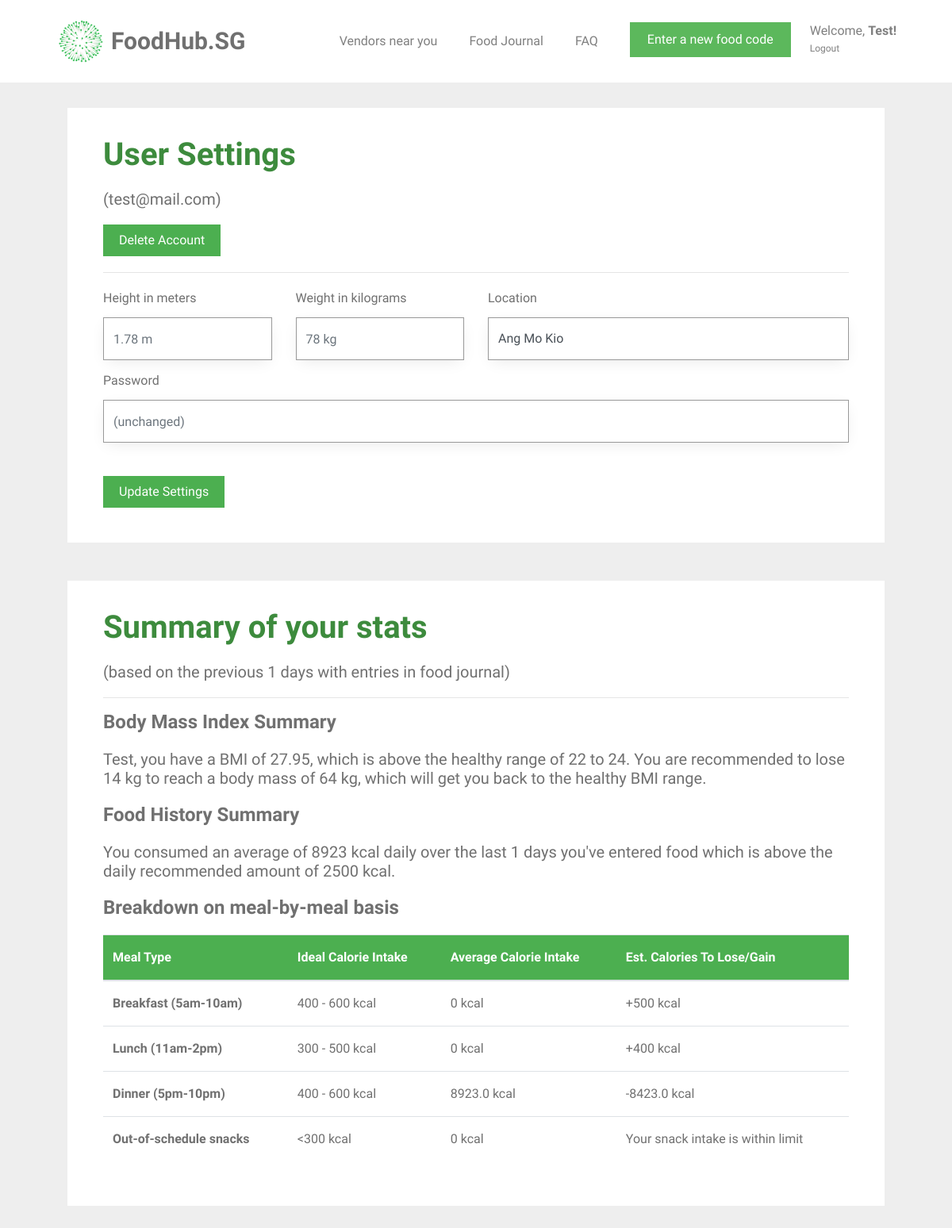
The page /user_settings (signed in) on the database its author committed.
### tables this page shows
CREATE TABLE user (
  id INTEGER PRIMARY KEY AUTOINCREMENT,
  name TEXT NOT NULL,
  email VARCHAR(512) UNIQUE NOT NULL,
  password TEXT NOT NULL,
  height INTEGER NOT NULL,
  weight INTEGER NOT NULL,
  location TEXT NOT NULL,
  status BOOLEAN NOT NULL
);

### foodhubsg/user.py (the view, shortened to what this page needs)
@bp.route('/user_settings', methods=('GET', 'POST'))
@login_required
def user_settings():
    db = get_db()
    food_items = db.execute(
        'SELECT f.id, creator_id, food_name, created, calories, food_code, email'
        ' FROM food_entry f JOIN user u ON f.creator_id = u.id'
        ' WHERE f.creator_id = ? AND DATE(f.created) IN'
        ' (SELECT DISTINCT DATE(created) FROM food_entry '
        ' WHERE NOT date(f.created) = date("now") ORDER BY datetime(created) DESC LIMIT 8)'
        ' ORDER BY datetime(created) DESC',
        (g.user['id'],),
    ).fetchall()
    users = db.execute(
        'SELECT id, name, email, password, height, weight, location'
        ' FROM user'
        ' WHERE id = ?',
        (g.user['id'],),
    ).fetchall()
    user_info = ProcessUserInfo(food_items, users)
    info = user_info.get_info()
    return render_template('user/user_settings.html',
                           name=info["name"], weight=info["weight"], height=info["height"], email=info["email"],
                           password=info["password"], user_location=info["user_location"], bmi_statement=info["bmi_statement"],
                           calories_statement=info["calories_statement"], number_of_days=info["number_of_days"],
                           user_average_calories=info["user_average_calories"], food_exists=info["food_exists"],
                           snack_message=info["snack_message"], average_breakfast_calories=info["average_breakfast_calories"],
                           average_lunch_calories=info["average_lunch_calories"], average_dinner_calories=info["average_dinner_calories"],
                           average_snack_calories=info["average_snack_calories"])

### foodhubsg/templates/user/user_settings.html (shortened to what this page needs)
{% extends 'base.html' %}
{% block content %}
<div id="colorlib-container">
    <div class="container">
        <div class="col-md-12">
            <div class="box1">
            <div class="row row-pb-md">
                <div class="col-md-12">
                    <header>
                        <h1 class="font_color"><b>User Settings</b></h1>
                        <h5>({{ email }})</h5>
                        <form method ="post" action="">
                            <input type="submit" name="action" value="Delete Account" class="btn btn-primary" style="background-color: #4CAF50; align: right;">
                        </form>
                        <hr>
                    </header>
                    <form method="post">
                        <div class="row form-group">
                            <div class="col-md-3">
                                <label>Height in meters</label>
                                <input name="height" id="height" type="number" step="0.01" class="form-control" value="{{ request.form['height'] }}" placeholder="{{ g.user['height'] }} m">
                            </div>
                            <div class="col-md-3">
                                <label>Weight in kilograms</label>
                                <input name="weight" id="weight" type="number" step="0.01" class="form-control" value="{{ request.form['weight'] }}" placeholder="{{ g.user['weight'] }} kg">
                            </div>
                            <div class="col-md-6" style="padding-bottom: 10px;">
                                <label>Location</label>
                                <select class="custom-select form-control" id="inputGroupSelect02" name="new-location">
                                    <option selected>{{ user_location }}</option>
                                </select>
                            </div>
                            <div class="col-md-12 new-password">
                                <label>Password</label>
                                <input name="password" id="password" type="password" class="form-control delprefix" placeholder="(unchanged)">
                            </div>
                        </div>
                        <br>
                        <input type="submit" value="Update Settings" class="btn btn-primary" style="background-color: #4CAF50;">
                    </form>
                </div>
            </div>
            </div>
        </div>
        <div class="col-md-12">
            <div class="box1">
            <div class="row row-pb-md">
                <div class="col-md-12">
                    <header id="summary-header">
                        <h1 class="font_color"><b>Summary of your stats</b></h1>
                        {% if number_of_days == 0 %}
                        {% else %}
                            <h5>(based on the previous {{ number_of_days }} days with entries in food journal)</h5>
                        {% endif %}
                        <hr>
                    </header>
                    <h4><b>Body Mass Index Summary</b></h4>
                    <h5>{{ bmi_statement }}</h5>
                    <h4><b>Food History Summary</b></h4>
                    {% if food_exists == 0 %}
                        <h5>You have not added enough food to your journal to generate a summary. Keep adding more food!</h5>
                    {% else %}
                        <h5>{{ calories_statement }}</h5>
                    <h4><b>Breakdown on meal-by-meal basis</b></h4>
                        <table class="table">
                            <thead class="thead-green">
                                <tr>
                                    <th scope="col">Meal Type</th>
                                    <th scope="col">Ideal Calorie Intake</th>
                                    <th scope="col">Average Calorie Intake</th>
                                    <th scope="col">Est. Calories To Lose/Gain</th>
                                </tr>
                            </thead>
                            <tbody>
                                <tr>
                                    <th scope="row">Breakfast (5am-10am)</th>
                                    <td>400 - 600 kcal</td>
                                    <td>{{ average_breakfast_calories }} kcal</td>
                                    <td>
                                      {% if average_breakfast_calories < 400 %}
                                          +{{ (average_breakfast_calories - 500)|round(2)|abs }} kcal
                                      {% elif average_breakfast_calories > 600 %}
                                          -{{ (average_breakfast_calories - 500)|round(2)|abs }} kcal
                                      {% else %}
                                          Your breakfast intake is within limit
                                      {% endif %}
                                    </td>
                                </tr>
                                <tr>
                                    <th scope="row">Lunch (11am-2pm)</th>
                                    <td>300 - 500 kcal</td>
                                    <td>{{ average_lunch_calories }} kcal</td>
                                    <td>
                                        {% if average_lunch_calories < 300 %}
                                            +{{ (average_lunch_calories - 400)|round(2)|abs }} kcal
                                        {% elif average_lunch_calories > 500 %}
                                            -{{ (average_lunch_calories - 400)|round(2)|abs }} kcal
                                        {% else %}
                                            Your lunch intake is within limit
                                        {% endif %}
                                    </td>
                                </tr>
                                <tr>
                                    <th scope="row">Dinner (5pm-10pm)</th>
                                    <td>400 - 600 kcal</td>
                                    <td>{{ average_dinner_calories }} kcal</td>
                                    <td>
                                        {% if average_dinner_calories < 400 %}
                                            +{{ (average_dinner_calories - 500)|round(2)|abs }} kcal
                                        {% elif average_dinner_calories > 600 %}
                                            -{{ (average_dinner_calories - 500)|round(2)|abs }} kcal
                                        {% else %}
                                            Your dinner intake is within limit
                                        {% endif %}
                                    </td>
                                </tr>
                                <tr>
                                    <th scope="row">Out-of-schedule snacks</th>
                                    <td><300 kcal</td>
                                    <td>{{ average_snack_calories }} kcal</td>
                                    <td>
                                        {% if (average_snack_calories > 300) %}
                                            -{{ (average_snack_calories - 300)|round(2)|abs }} kcal
                                        {% else %}
                                            Your snack intake is within limit
                                        {% endif %}
                                    </td>
                                </tr>
                            </tbody>
                        </table>
                    {% endif %}
                </div>
            </div>
            </div>
        </div>
    </div>
</div>
{% endblock %}

### foodhubsg/templates/base.html (shortened to what this page needs)
<!doctype html>
<link rel="stylesheet" href="https://cdnjs.cloudflare.com/ajax/libs/font-awesome/4.7.0/css/font-awesome.min.css">
<link rel="stylesheet" href="https://stackpath.bootstrapcdn.com/bootstrap/4.1.3/css/bootstrap.min.css">
<link rel="stylesheet" href="../static/css/animate.css">
<link rel="stylesheet" href="../static/css/icomoon.css">
<link rel="stylesheet" href="../static/css/magnific-popup.css">
<link rel="stylesheet" href="../static/css/owl.carousel.min.css">
<link rel="stylesheet" href="../static/css/style.css">
    {% block navbar %}
        <nav class="navbar navbar-light bg-white">
            <div class="container">
                <a class="navbar-brand" href="{{ url_for('index') }}">
                    <img src="../static/images/healthhub-logo.png" width="65px" height="60px" class="d-inline-block align-top" alt="FoodHub.SG Logo">
                    <span id="webname">FoodHub.SG</span>
                </a>
                {% if g.user %}
                    {% if g.user["id"] == 0 %}
                        <ul class="navbar-nav ml-auto">
                            <li class="nav-item">
                                <a class="nav-link" href="{{ url_for('support.support') }}">Index</a>
                            </li>
                            <li class="nav-item">
                                <a href="{{ url_for('support.ban_user') }}"><button type="button" class="btn btn-danger">Ban Users</button></a>
                            </li>
                            <li class="nav-item settings nav-link">
                                <a class="nav-link" id="settings-link">
                                    Welcome, <span id="nav-name">{{ g.user['name'] }}!</span>
                                </a>
                                <a class="nav-link" id="logout-link" href="{{ url_for('auth.logout') }}">
                                    Logout
                                </a>
                            </li>
                        </ul>
                    {% else %}
                        <ul class="navbar-nav ml-auto">
                            <li class="nav-item">
                                <a class="nav-link" href="{{ url_for('vendors.vendors') }}">Vendors near you</a>
                            </li>
                            <li class="nav-item">
                                <a class="nav-link" href="{{ url_for('food.food_journal') }}">Food Journal</a>
                            </li>
                            <li class="nav-item">
                                <a class="nav-link" href="{{ url_for('user.faq') }}">FAQ</a>
                            </li>
                            <li class="nav-item">
                                <a href="{{ url_for('food.food_journal') }}"><button type="button" class="btn btn-success">Enter a new food code</button></a>
                            </li>
                            <li class="nav-item settings nav-link">
                                <a class="nav-link" id="settings-link" href="{{ url_for('user.user_settings')}}">
                                    Welcome, <span id="nav-name">{{ g.user['name'] }}!</span>
                                </a>
                                <a class="nav-link" id="logout-link" href="{{ url_for('auth.logout') }}">
                                    Logout
                                </a>
                            </li>
                        </ul>
                    {% endif %}
                {% endif %}
                {% endblock %}
            </div>
        </nav>
<section class="content">
    {% block content %}{% endblock %}
</section>

### rows shown on the page
user: user.name "Test", email "test@mail.com", height "1.78 m", weight "78 kg", new-location "Ang Mo Kio"

### other values the page prints
{{ number_of_days }} "1"
{{ bmi_statement }} "Test, you have a BMI of 27.95, which is above the healthy range of 22 to 24. You are recommended to lose 14 kg to reach a body mass of 64 kg, which will get you back to the healthy BMI range."
{{ calories_statement }} "You consumed an average of 8923 kcal daily over the last 1 days you've entered food which is above the daily recommended amount of 2500 kcal."
{{ average_breakfast_calories }} "0"
{{ (average_breakfast_calories - 500)|round(2)|abs }} "500"
{{ average_lunch_calories }} "0"
{{ (average_lunch_calories - 400)|round(2)|abs }} "400"
{{ average_dinner_calories }} "8923.0"
{{ (average_dinner_calories - 500)|round(2)|abs }} "8423.0"
{{ average_snack_calories }} "0"
